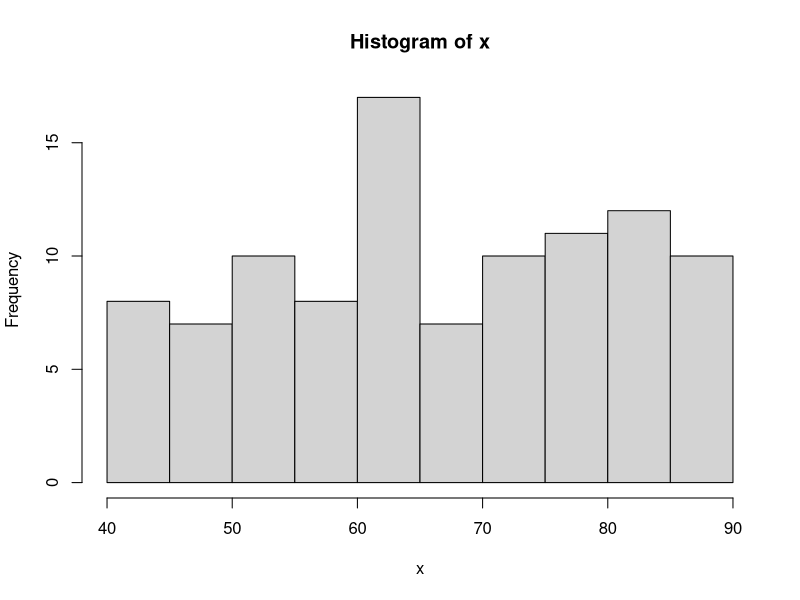
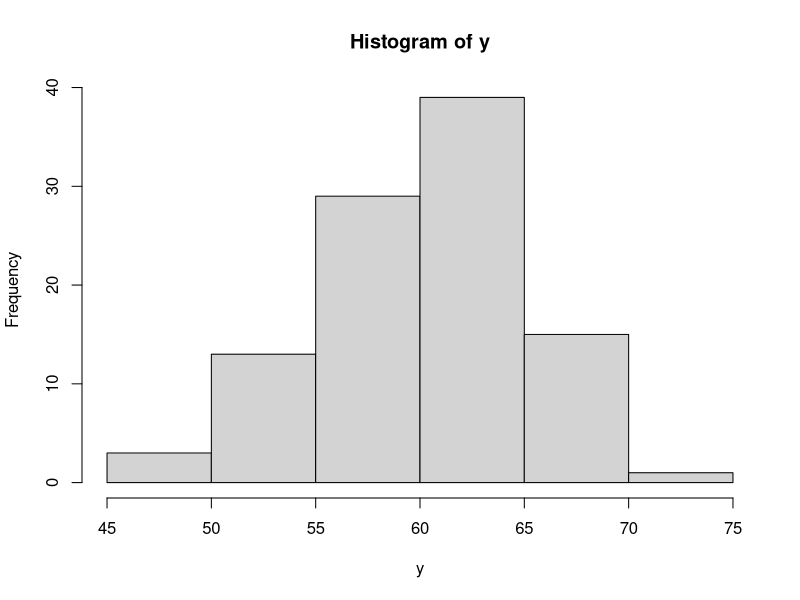
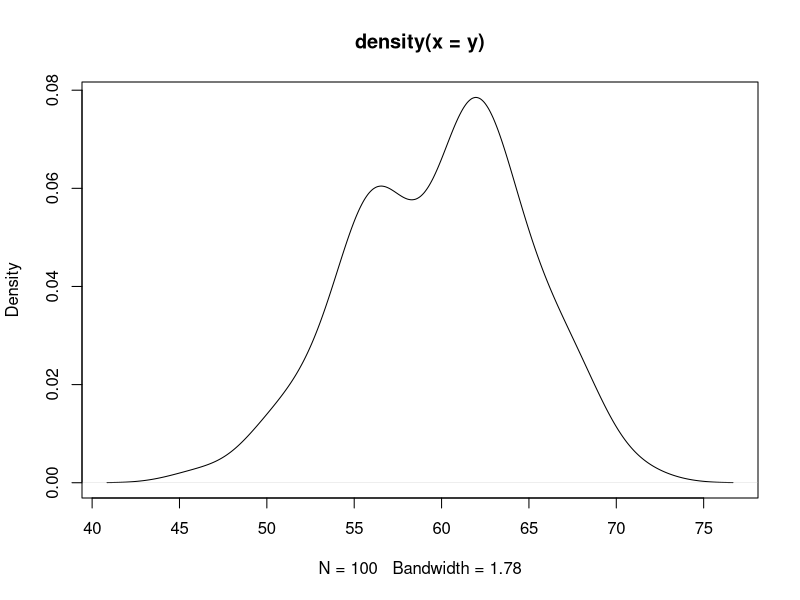
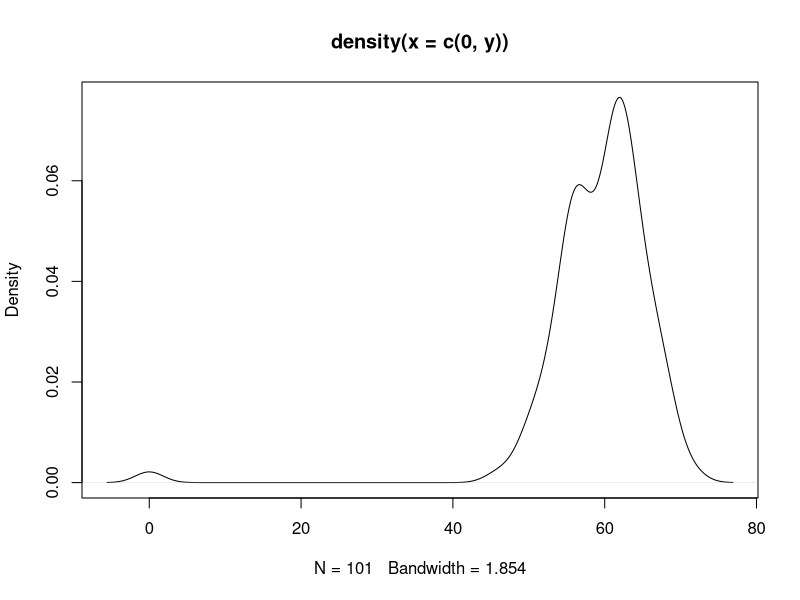
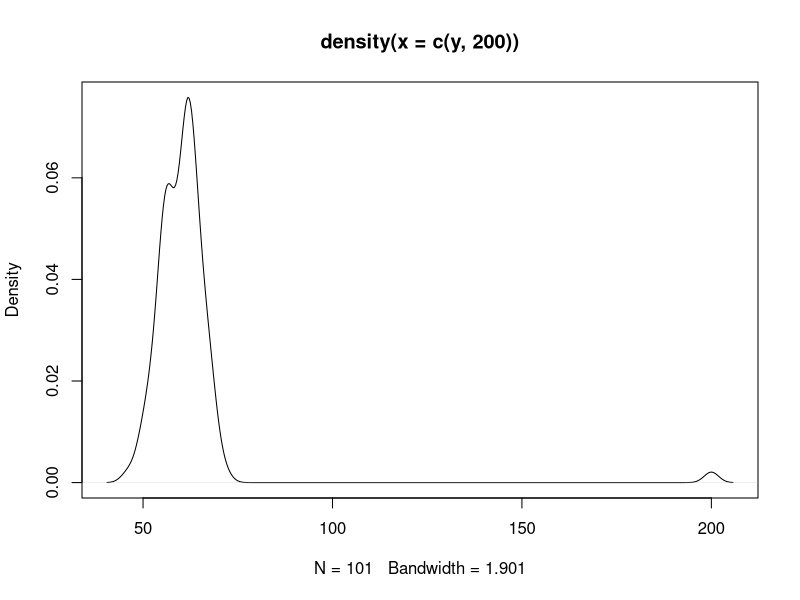
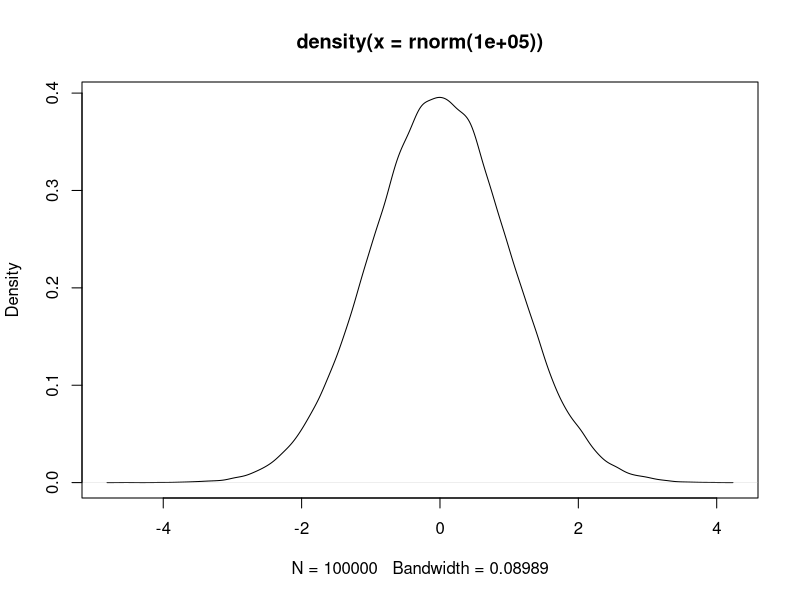
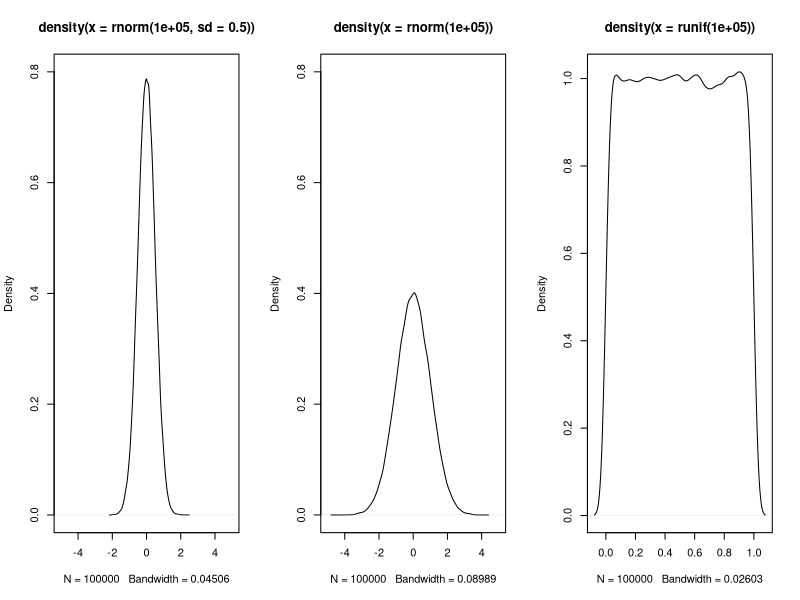

Recreate these plots in R, in order.
## ---- chunk 1
x<-runif(100,40,90)
sum(x)/100
x[order(x)]
median(x)
hist(x)
## ---- chunk 2
y<-rnorm(100,60,5)
hist(y)
sd(x)
sd(y)
## ---- chunk 3
plot(density(y))
plot(density(c(0,y)))
plot(density(c(y,200)))
plot(density(rnorm(100000)))
## ---- chunk 4
par(mfrow=c(1,3))
plot(density(rnorm(100000,sd=0.5)),xlim=c(-5,5),ylim=c(0,0.8))
plot(density(rnorm(100000)),xlim=c(-5,5),ylim=c(0,0.8))
plot(density(runif(100000)))
